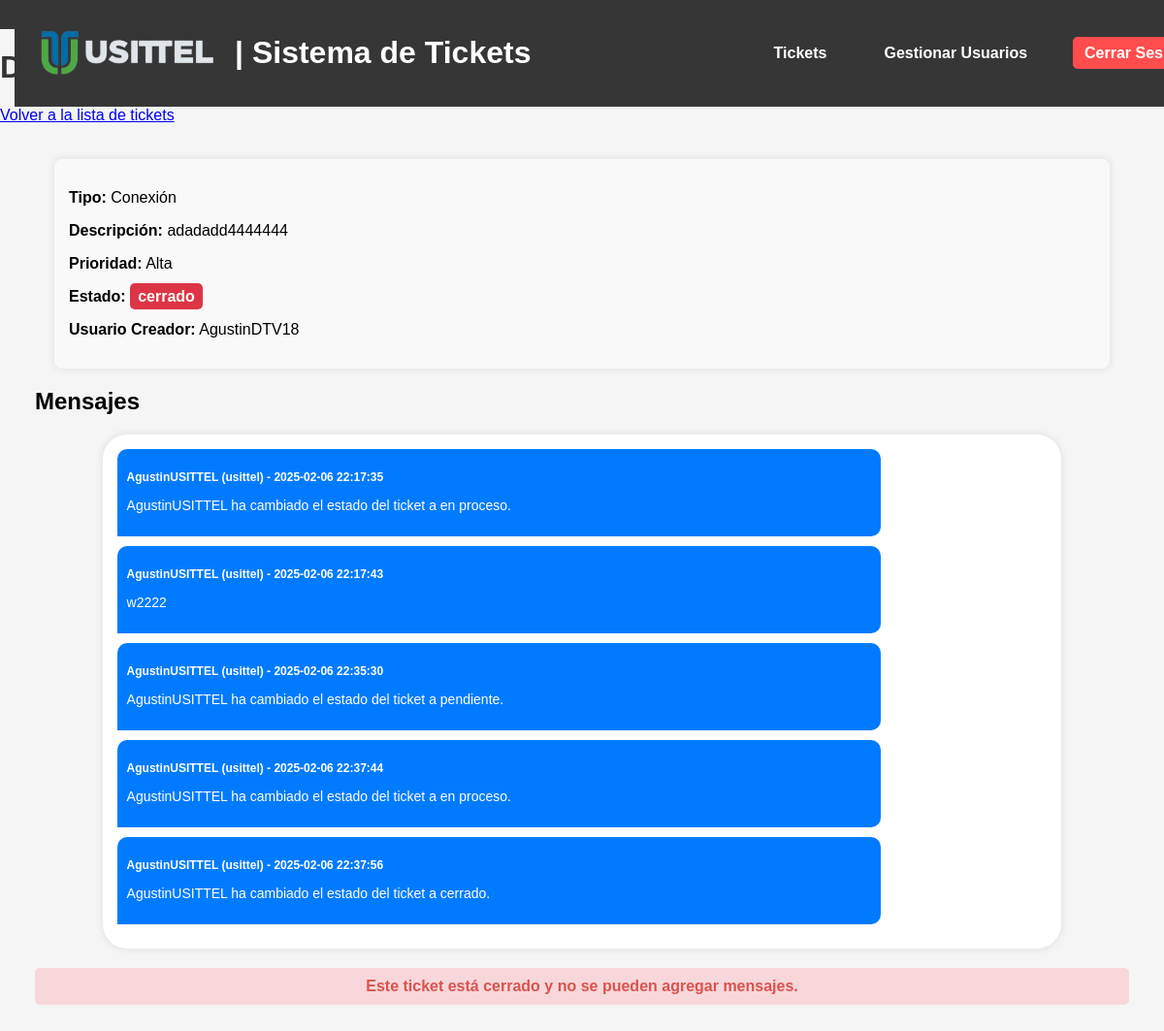
Screenshot of /ticket/75 (signed in) with the database file from the repository.
### tables this page shows
CREATE TABLE tickets (
    id INTEGER PRIMARY KEY AUTOINCREMENT,
    tipo TEXT NOT NULL,
    descripcion TEXT NOT NULL,
    prioridad TEXT NOT NULL,
    fecha_creacion DATETIME DEFAULT CURRENT_TIMESTAMP,
    usuario_creador TEXT NOT NULL,
    notas TEXT,
    archivo TEXT
, usuario_asignado TEXT, estado TEXT DEFAULT 'pendiente');

CREATE TABLE messages (
    id INTEGER PRIMARY KEY AUTOINCREMENT,
    ticket_id INTEGER NOT NULL,
    usuario TEXT NOT NULL,
    rol TEXT NOT NULL,
    mensaje TEXT NOT NULL,
    fecha TIMESTAMP DEFAULT CURRENT_TIMESTAMP,
    FOREIGN KEY (ticket_id) REFERENCES tickets (id)
);

### app.py (the view)
@app.route('/ticket/<int:id>', methods=['GET'])
@login_required
def view_ticket(id):
    conn = get_db_connection()
    ticket = conn.execute('SELECT * FROM tickets WHERE id = ?', (id,)).fetchone()
    messages = conn.execute('SELECT * FROM messages WHERE ticket_id = ? ORDER BY fecha ASC', (id,)).fetchall()
    conn.close()
    if not ticket:
        return "Ticket no encontrado", 404
    return render_template('view_ticket.html', ticket=ticket, messages=messages, current_user=current_user)

### app.py (called while the page is built)
def get_db_connection():
    conn = sqlite3.connect('database.db', timeout=10)  # Espera hasta 10 segundos si la base de datos está bloqueada
    conn.row_factory = sqlite3.Row
    return conn

@login_manager.user_loader
def load_user(user_id):
    conn = get_db_connection()
    user = conn.execute('SELECT * FROM users WHERE id = ?', (user_id,)).fetchone()
    conn.close()
    if user:
        return User(id=user['id'], username=user['username'], role=user['role'])
    return None

### templates/view_ticket.html (shortened to what this page needs)
{% extends "base.html" %}
{% block content %}
<h1>Detalles del Ticket #{{ ticket['id'] }}</h1>
<nav>
    <a href="/tickets" class="btn-back">Volver a la lista de tickets</a>
</nav>
<div style="margin: 3%">
    <div class="ticket-details">
        <p><strong>Tipo:</strong> {{ ticket['tipo'] }}</p>
        <p><strong>Descripción:</strong> {{ ticket['descripcion'] }}</p>
        <p><strong>Prioridad:</strong> {{ ticket['prioridad'] }}</p>
        <p><strong>Estado:</strong> <span class="estado-{{ ticket['estado']|lower }}">{{ ticket['estado'] }}</span></p>
        <p><strong>Usuario Creador:</strong> {{ ticket['usuario_creador'] }}</p>
    </div>
    <h2>Mensajes</h2>
    <div class="chat-container">
        {% for message in messages %}
        <div class="message {% if message['rol'] == 'usittel' %}usittel-message{% else %}directv-message{% endif %}">
            <p class="message-user"><strong>{{ message['usuario'] }} ({{ message['rol'] }})</strong> - {{
                message['fecha'] }}</p>
            <p class="message-text">{{ message['mensaje'] }}</p>
        </div>
        {% endfor %}
    </div>
    {% if ticket['estado'].lower() != 'cerrado' %}
    <div class="message-form">
        <h2>Agregar Mensaje</h2>
        <form method="POST" action="{{ url_for('add_message', ticket_id=ticket['id']) }}">
            <textarea name="mensaje" rows="6" required></textarea><br>
            <button type="submit" class="btn-action">Enviar</button>
        </form>
    </div>
    {% else %}
    <p class="closed-ticket-message"><strong>Este ticket está cerrado y no se pueden agregar mensajes.</strong></p>
    {% endif %}
</div>
{% endblock %}

### static/styles.css (style rules this page uses)
body { font-family: Arial, sans-serif; margin: 0; padding: 0; background-color: #f5f5f5; }
.ticket-details { background: #f9f9f9; padding: 15px; margin: 20px; border-radius: 8px; box-shadow: 0 0 10px rgba(0, 0, 0, 0.1); }
h1 { color: #333; }
.estado-cerrado { background: #6c757d; color: white; padding: 5px; border-radius: 5px; }
.message-text { font-size: 14px; }
.chat-container { max-width: 85%; margin: 20px auto; padding: 15px; border-radius: 25px; background: #ffffff; box-shadow: 0 0 10px rgba(0, 0, 0, 0.1); }
.message { padding: 12px; border-radius: 8px; margin-bottom: 10px; max-width: 80%; font-size: 14px; }
.usittel-message { background-color: #007bff; color: white; align-self: flex-start; border-radius: 10px 10px 10px 0; padding: 10px; }
.message-user { font-size: 12px; font-weight: bold; margin-bottom: 5px; }
.closed-ticket-message { text-align: center; font-weight: bold; color: #d9534f; background: #f8d7da; padding: 10px; border-radius: 5px; }
.estado-cerrado { background: #dc3545; color: white; padding: 5px 8px; border-radius: 5px; font-weight: bold; }

### rows the page displays
tickets: tipo "Conexión", descripcion "adadadd4444444", prioridad "Alta", estado "cerrado", usuario_creador "AgustinDTV18"
messages: usuario "AgustinUSITTEL", rol "usittel", fecha "2025-02-06 22:17:35", mensaje "AgustinUSITTEL ha cambiado el estado del ticket a en proceso."
messages: usuario "AgustinUSITTEL", rol "usittel", fecha "2025-02-06 22:17:43", mensaje "w2222"
messages: usuario "AgustinUSITTEL", rol "usittel", fecha "2025-02-06 22:35:30", mensaje "AgustinUSITTEL ha cambiado el estado del ticket a pendiente."
messages: usuario "AgustinUSITTEL", rol "usittel", fecha "2025-02-06 22:37:44", mensaje "AgustinUSITTEL ha cambiado el estado del ticket a en proceso."
messages: usuario "AgustinUSITTEL", rol "usittel", fecha "2025-02-06 22:37:56", mensaje "AgustinUSITTEL ha cambiado el estado del ticket a cerrado."
